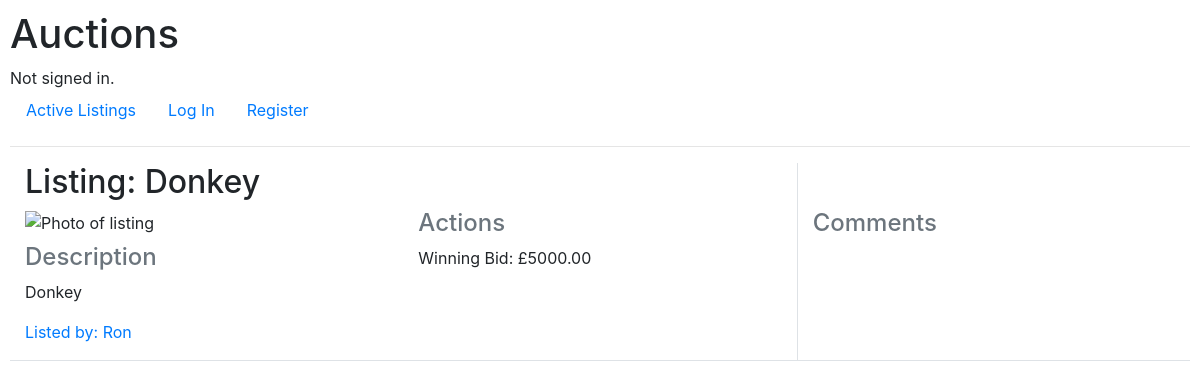
The app's page /listing/Donkey, older data.
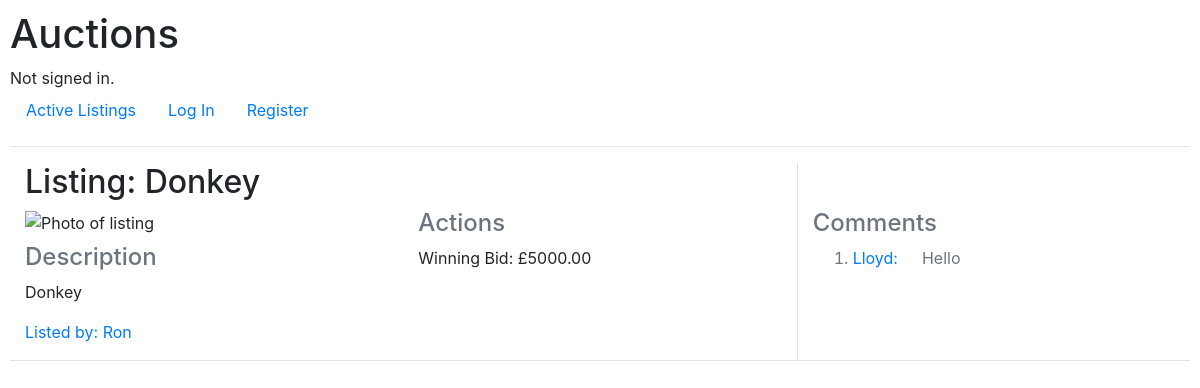
The same page, newer data.
### auctions/models.py (models this page shows)
class Comment(models.Model):
    comment = models.CharField(max_length=100)
    listing = models.ForeignKey(Auction_listing, on_delete=models.CASCADE, related_name="listing_comments")
    user = models.ForeignKey(User, on_delete=models.CASCADE, related_name="author")

class User(AbstractUser):
    watchlist = models.ManyToManyField("Auction_listing", blank=True, related_name="watchers")

### auctions/views.py (the view, shortened to what this page needs)
# urls.py: path("listing/<str:listing>", views.listing, name="listing"),
def listing(request, listing):
    if request.method == "POST":
        listing = request.POST["post_listing_title"]
    listing_obj = Auction_listing.objects.filter(listing_title=listing).first()
    bid_obj = listing_obj.bids.order_by('-bid').first()
    max_bid = bid_obj.bid if bid_obj else None
    if not max_bid:
            max_bid = 0
    error = None
    comments = listing_obj.listing_comments.all()
    return render(request, "auctions/listing.html", {
        "listing":listing_obj,
        "max_bid":max_bid,
        "error":error,
        "comments": comments
    })

### auctions/templates/auctions/listing.html (shortened to what this page needs)
{% extends "auctions/layout.html" %}
{% block body %}
    <div class="container-fluid panel">
        <div class="row">
            <div class="col-8">
                <h2>Listing: {{listing.listing_title}}</h2>
            </div>
            <div class="col-4 border-left">
            </div>
        </div>
        <div class="row border-bottom">
            <div class="col-4">
                    <img src="{{ listing.image_url }}" class="img-fluid max-width w-100 img-thubnail" alt="Photo of {{ listing.title }} listing" >
                <h4 class="card-text text-muted mt-2">Description</h4>
                <p class="card-text">{{ listing.description }}</p>
                <p class="text-primary mt-2">Listed by: {{ listing.seller }}</p>
            </div>
            <div class="col-4">
                <h4 class="text-muted">Actions</h4>
                    {% if max_bid %}
                        <p>Winning Bid: £{{ max_bid }}</p>
                    {% else %}
                        <p>Winning Bid: £0</p>
                    {% endif %}
                </div>
            <div class="col-4 border-left">
                <h4 class="text-muted">Comments</h4>
                <ol>
                    {% for comment in comments %}
                        <li class="mt-2 text-muted">
                            <div class="d-flex align-items-center">
                                <div class="text-primary mr-4">{{ comment.user.username }}:  </div>
                                <div class="text-muted">{{ comment.comment }}</div>
                            </div>
                        </li>
                    {% endfor %}
                </ol>
        </div>
{% endblock %}

Row changes from the older to the newer data that the page shows:
added Comment: user.username "Lloyd", comment "Hello"
